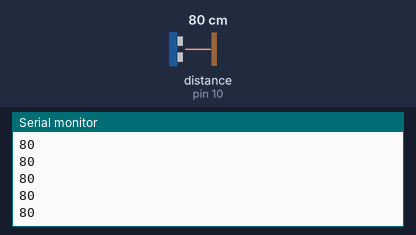
Bench run of a sketch on a simulated Arduino Uno, built with avr-gcc and run on an emulated ATmega328P. On the bench: the last lines printed to the serial monitor. Wiring (inferred from the names in the program): ultrasonic range finder: trigger pin 9; echo pin 10. The test bench sets the inputs (shaded band); at power-on: distance to the obstacle (sensor on pin 10) 80 cm. The echo pulse lasts 58.3 µs per cm.

Above: at 1.2 s.
1.3 s: distance to the obstacle (sensor on pin 10) set to 2 cm
At 1.48 s:
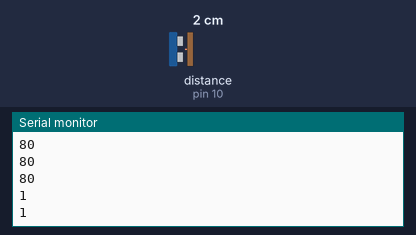
2.8 s: distance to the obstacle (sensor on pin 10) set to 4 cm
At 2.89 s:
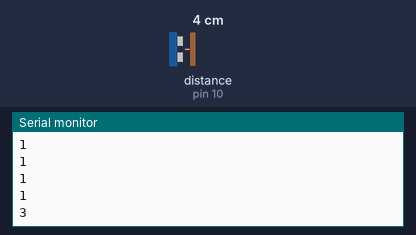
Timing chart, 0 to 5.8 s (numbered marks = the images above; inputs shaded):
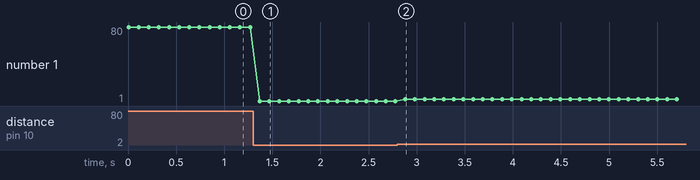

Measured:
- after the input at 1.3 s, the serial monitor: prints a new line after 0.07 s (image 1)
- after the input at 2.8 s, the serial monitor: prints a new line after 0.08 s (image 2)
- plotted number 1: 80 → 1 after the input at 1.3 s, 1 → 3 after the input at 2.8 s

The sketch:

proximity.ino
```cpp
// Drishti proximity sensor: HC-SR04 ultrasonic -> prints distance in cm over USB serial.
// Wiring: VCC -> 5V, GND -> GND, TRIG -> pin 9, ECHO -> pin 10
const int TRIG = 9;
const int ECHO = 10;

void setup() {
  pinMode(TRIG, OUTPUT);
  pinMode(ECHO, INPUT);
  Serial.begin(9600);
}

void loop() {
  digitalWrite(TRIG, LOW);
  delayMicroseconds(2);
  digitalWrite(TRIG, HIGH);
  delayMicroseconds(10);
  digitalWrite(TRIG, LOW);

  long us = pulseIn(ECHO, HIGH, 30000);   // time out after 30 ms (~5 m)
  int cm = us > 0 ? us / 58 : 0;          // 0 means nothing in range
  Serial.println(cm);
  delay(100);
}
```
